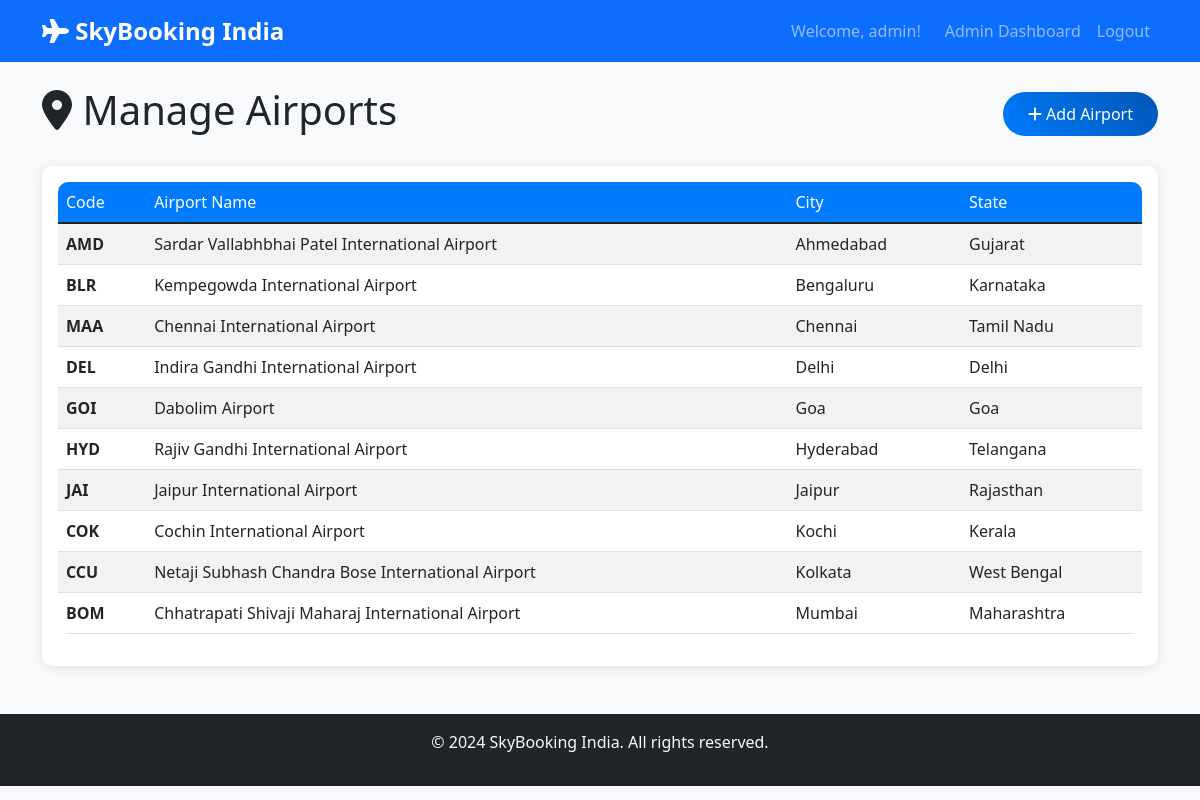
The page /admin/airports (signed in) on the database its author committed.
### tables this page shows
CREATE TABLE airports
                 (id INTEGER PRIMARY KEY AUTOINCREMENT,
                  code TEXT UNIQUE NOT NULL,
                  name TEXT NOT NULL,
                  city TEXT NOT NULL,
                  state TEXT NOT NULL);

### app.py (the view)
@app.route('/admin/airports')
def admin_airports():
    if 'user_id' not in session or session.get('user_type') != 'admin':
        return redirect(url_for('login'))
    conn = get_db_connection()
    airports = conn.execute('SELECT * FROM airports ORDER BY city').fetchall()
    conn.close()
    return render_template('admin_airports.html', airports=airports)

### app.py (called while the page is built)
def get_db_connection():
    conn = sqlite3.connect('flight_system.db')
    conn.row_factory = sqlite3.Row
    return conn

### templates/admin_airports.html (shortened to what this page needs)
{% extends "base.html" %}
{% block content %}
<div class="d-flex justify-content-between align-items-center mb-4">
    <h1><i class="fas fa-map-marker-alt"></i> Manage Airports</h1>
    <button class="btn btn-primary" data-bs-toggle="modal" data-bs-target="#addAirportModal">
        <i class="fas fa-plus"></i> Add Airport
    </button>
</div>
<div class="card">
    <div class="card-body">
        {% if airports %}
            <div class="table-responsive">
                <table class="table table-striped">
                    <thead>
                        <tr>
                            <th>Code</th>
                            <th>Airport Name</th>
                            <th>City</th>
                            <th>State</th>
                        </tr>
                    </thead>
                    <tbody>
                        {% for airport in airports %}
                        <tr>
                            <td><strong>{{ airport.code }}</strong></td>
                            <td>{{ airport.name }}</td>
                            <td>{{ airport.city }}</td>
                            <td>{{ airport.state }}</td>
                        </tr>
                        {% endfor %}
                    </tbody>
                </table>
            </div>
        {% else %}
            <p class="text-muted">No airports found</p>
        {% endif %}
    </div>
</div>
{% endblock %}

### static/css/style.css (style rules this page uses)
body { background-color: #f8f9fa; font-family: 'Segoe UI', Tahoma, Geneva, Verdana, sans-serif; }
.card { border: none; border-radius: 10px; box-shadow: 0 2px 10px rgba(0,0,0,0.1); transition: transform 0.2s; }
.btn-primary { background: linear-gradient(45deg, #007bff, #0056b3); border: none; border-radius: 25px; padding: 10px 25px; font-weight: 500; transition: all 0.3s ease; }
.table { background-color: white; border-radius: 10px; overflow: hidden; }
.table thead th { background-color: #007bff; color: white; border: none; font-weight: 500; }

### rows shown on the page
airports: code "AMD", name "Sardar Vallabhbhai Patel International Airport", city "Ahmedabad", state "Gujarat"
airports: code "BLR", name "Kempegowda International Airport", city "Bengaluru", state "Karnataka"
airports: code "MAA", name "Chennai International Airport", city "Chennai", state "Tamil Nadu"
airports: code "DEL", name "Indira Gandhi International Airport", city "Delhi", state "Delhi"
airports: code "GOI", name "Dabolim Airport", city "Goa", state "Goa"
airports: code "HYD", name "Rajiv Gandhi International Airport", city "Hyderabad", state "Telangana"
airports: code "JAI", name "Jaipur International Airport", city "Jaipur", state "Rajasthan"
airports: code "COK", name "Cochin International Airport", city "Kochi", state "Kerala"
airports: code "CCU", name "Netaji Subhash Chandra Bose International Airport", city "Kolkata", state "West Bengal"
airports: code "BOM", name "Chhatrapati Shivaji Maharaj International Airport", city "Mumbai", state "Maharashtra"

### other values the page prints
{{ session.get('username', 'User') }} "admin"
